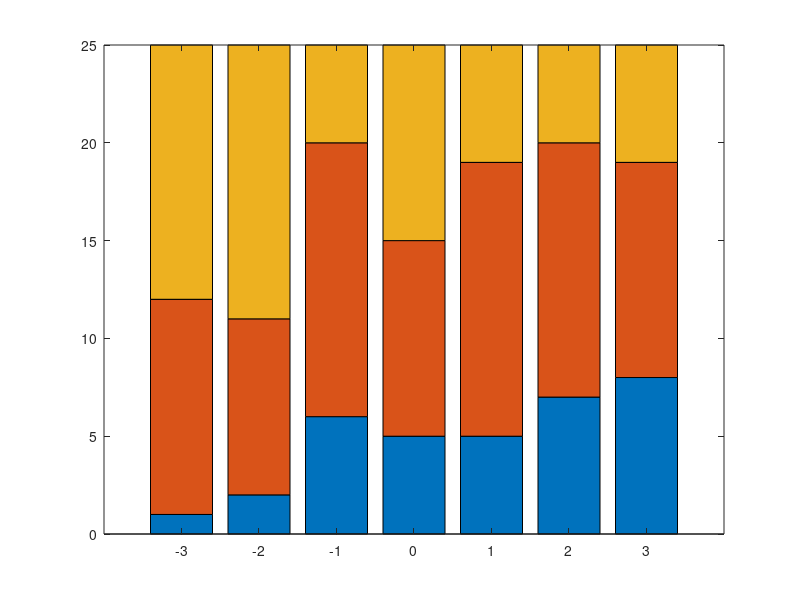

Recreate this plot in MATLAB. (Note: this script raises an error after producing the figure.)
x = [-3 -2 -1 0 1 2 3]';
Y = [1 11 13; 2 9 14; 6 14 5; 5 10 10; 5 14 6; 7 13 5;...
    8 11 6];
bar(x,Y,'stacked'); ylim([0 25]);

% Now fit a nominal model for the individual response 
% category probabilities, with separate slopes on the
% single predictor variable, x, for each
% category:

% The first row of betaHatNom contains the intercept terms 
% for the first two response categories.  The second row 
% contains the slopes.
betaHatNom = mnrfit(x,Y,'model','nominal',...
'interactions','on')

% Compute the predicted probabilities for the three 
% response categories:
xx = linspace(-4,4)';
pHatNom = mnrval(betaHatNom,xx,'model','nominal',...
'interactions','on');
line(xx,cumsum(25*pHatNom,2),'LineWidth',2);
